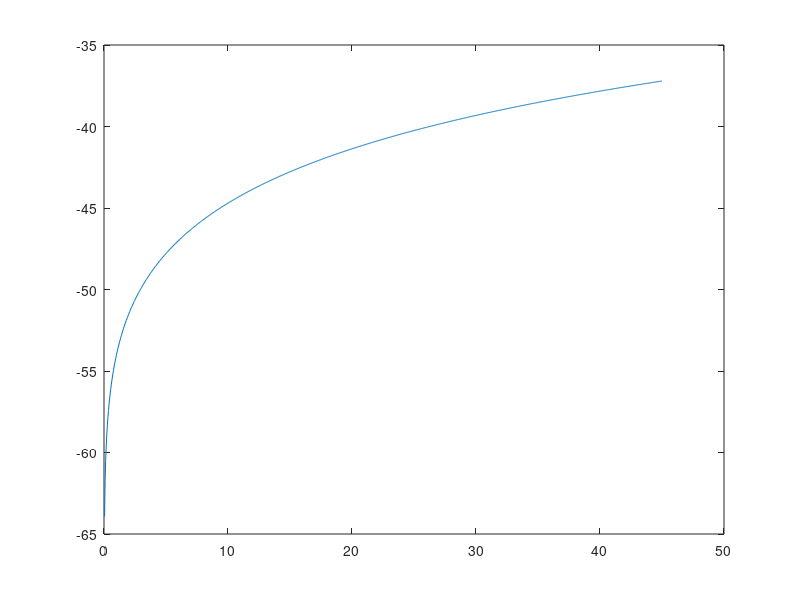
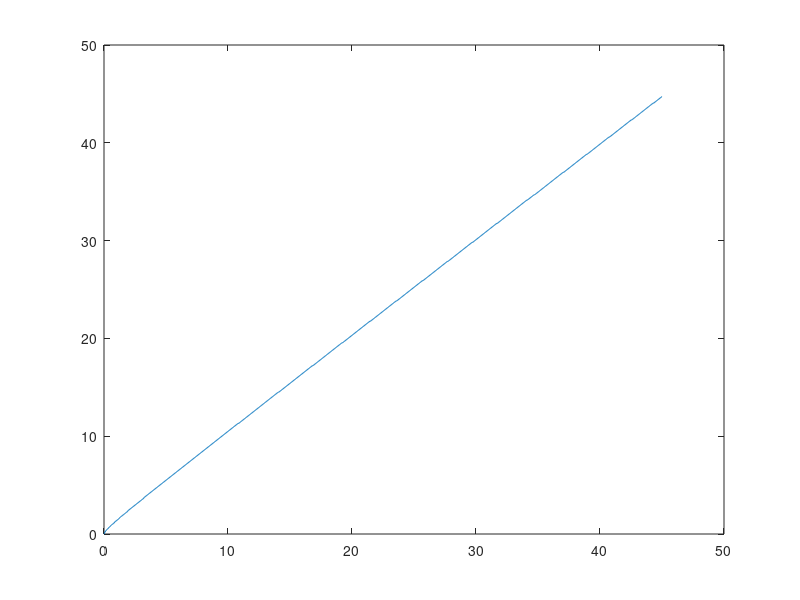

Here is the MATLAB script that generated these plots, in order:
close all
%%%% Set up parameters
alpha = 0.35;
beta = 0.99;
delta = 0.025;
sigma = 2;

%%%% Set up discretized state space
k_min = 0;
k_max = 45;
num_k = 1000; % number of points in the grid for k

k = linspace(k_min, k_max, num_k);

k_mat = repmat(k', [1 num_k]); % this will be useful in a bit
% Why do this?

%%%% Set up consumption and return function
% 1st dim(rows): k today, 2nd dim (cols): k' chosen for tomorrow
cons = k_mat .^ alpha + (1 - delta) * k_mat - k_mat'; % Why is k_mat' K_t+1?

ret = cons .^ (1 - sigma) / (1 - sigma); % return function
% negative consumption is not possible -> make it irrelevant by assigning
% it very large negative utility
ret(cons < 0) = -Inf;

%%%% Iteration
dis = 1; tol = 1e-06; % tolerance for stopping 
v_guess = zeros(1, num_k);
while dis > tol
    % compute the utility value for all possible combinations of k and k':
    value_mat = ret + beta * repmat(v_guess, [num_k 1]);
    
    % find the optimal k' for every k:
    [vfn, pol_indx] = max(value_mat, [], 2);
    vfn = vfn';
    
    % what is the distance between current guess and value function
    dis = max(abs(vfn - v_guess));
    
    % if distance is larger than tolerance, update current guess and
    % continue, otherwise exit the loop
    v_guess = vfn;
end

g = k(pol_indx); % policy function

plot(k,vfn)
figure
plot(k,g)


